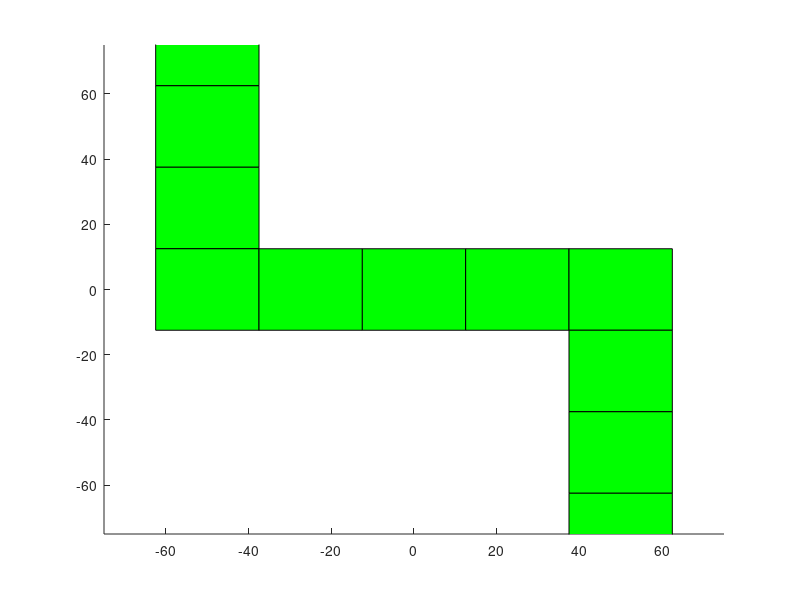

Here is the MATLAB script that generated this plot:
% Code to generate the obstacle course.

% Field is divided into cells of block_size length and width. Each field is
% assigned either red or green as determined by points, which hold the
% centers of the green (clear) cells. Red cells are bad, green cells are
% good.

global block_size;              % size of patch separation
global x_coords y_coords;       % coordinates of all cells
global points;                  % coordinates of green cells

clf
arena_size = 75;
axis([-arena_size arena_size -arena_size arena_size]);
set(gca,'color','r');           % background red

block_size = 25;

x_coords = -arena_size:block_size:arena_size; % x-coords for all cells
y_coords = -arena_size:block_size:arena_size; % y-coords for all cells

arena = figure(1);

% Code was supposed to be for generation of red patches, but actually if
% you make the background red, you can visualize it just as easily.
% Uncomment to make red patches

% for i = 1:length(x_coords)
%     for j = 1:length(y_coords)
%         center = repmat([x_coords(i) y_coords(j)], 4, 1);
%         delta = [-block_size/2 -block_size/2;...
%             -block_size/2 block_size/2;...
%             block_size/2 block_size/2;...
%             block_size/2 -block_size/2];
%         vert = delta + center; % x and y vertex coordinates
%         fac = [1 2 3 4]; % vertices to connect to make square
%         patch('Faces',fac,'Vertices',vert,'FaceColor','red')
%     end
% end

% Create points for the centers of cell along path - change as necessary to
% make different paths
points = [-50 75;
    -50 50;
    -50 25;
    -50 0;
    -25 0;
    0 0;
    25 0;
    50 0;
    50 -25;
    50 -50;
    50 -75];

% Code actually generates patches and displays them on plot
for i = 1:length(points)
    center = repmat(points(i, :), 4, 1);
    delta = [-block_size/2 -block_size/2;...
        -block_size/2 block_size/2;...
        block_size/2 block_size/2;...
        block_size/2 -block_size/2];
    vert = delta + center; % x and y vertex coordinates
    fac = [1 2 3 4]; % vertices to connect to make square
    patch('Faces',fac,'Vertices',vert,'FaceColor','green')
end

% Test cases for coords_to_color
% c = coords_to_color(32, 17, x_coords, y_coords, points)
% c = coords_to_color(-34, 18, x_coords, y_coords, points)
% c = coords_to_color(19, 24, x_coords, y_coords, points)
% c = coords_to_color(67, -68, x_coords, y_coords, points)
% c = coords_to_color(20, -56, x_coords, y_coords, points)
% c = coords_to_color(-56, 1, x_coords, y_coords, points)
% c = coords_to_color(47, -55, x_coords, y_coords, points)




